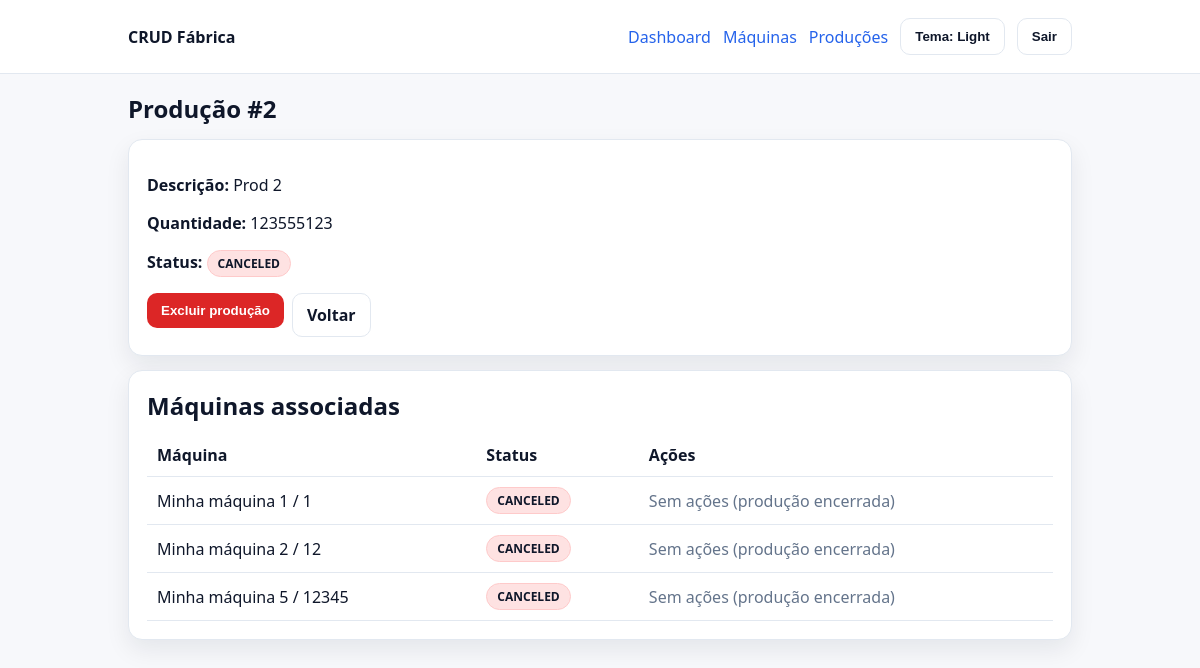
/productions/2/ (signed in), run on the app's committed database.
### factory/models.py (models this page shows, shortened)
class Production(BaseModel):
	description = models.CharField(max_length=255)
	quantity = models.PositiveIntegerField()
	user = models.ForeignKey(
		settings.AUTH_USER_MODEL,
		on_delete=models.PROTECT,
		related_name='productions',
		db_column='user_id',
	)
	status = models.CharField(max_length=16, choices=ProductionStatus.choices, default=ProductionStatus.STANDBY)
	machines = models.ManyToManyField(Machine, through='ProductionMachine', related_name='productions')
	started_at = models.DateTimeField(null=True, blank=True)
	finished_at = models.DateTimeField(null=True, blank=True)
	canceled_at = models.DateTimeField(null=True, blank=True)
	class Meta:
		ordering = ('-id',)
	def can_finish(self) -> bool:
		forbidden = {ProductionMachineStatus.STANDBY, ProductionMachineStatus.ONGOING}
		return not self.machines.through.objects.filter(
			production=self,
			status__in=forbidden,
		).exists()

class ProductionMachine(BaseModel):
	production = models.ForeignKey(
		Production,
		on_delete=models.CASCADE,
		related_name='production_machines',
		db_column='production_id',
	)
	machine = models.ForeignKey(
		Machine,
		on_delete=models.PROTECT,
		related_name='production_machines',
		db_column='machine_id',
	)
	status = models.CharField(max_length=16, choices=ProductionMachineStatus.choices, default=ProductionMachineStatus.STANDBY)
	started_at = models.DateTimeField(null=True, blank=True)
	finished_at = models.DateTimeField(null=True, blank=True)
	canceled_at = models.DateTimeField(null=True, blank=True)
	working_time = models.PositiveIntegerField(default=0)
	class Meta:
		ordering = ('id',)
		constraints = [
			models.UniqueConstraint(fields=['production', 'machine'], name='uniq_production_machine'),
		]

class Machine(BaseModel):
	model = models.CharField(max_length=255)
	serialnumber = models.CharField(max_length=255, unique=True)
	owner = models.ForeignKey(
		settings.AUTH_USER_MODEL,
		on_delete=models.PROTECT,
		related_name='machines',
		db_column='owner_user_id',
	)
	class Meta:
		ordering = ('-id',)

### factory/views.py (the view)
# urls.py: path('productions/<int:production_id>/', views.production_detail, name='production_detail'),
@login_required
def production_detail(request, production_id: int):
	production = get_object_or_404(Production, id=production_id, user=request.user)
	pms = ProductionMachine.objects.filter(production=production).select_related('machine').order_by('id')
	return render(
		request,
		'factory/production_detail.html',
		{
			'production': production,
			'pms': pms,
			'can_finish': production.can_finish(),
		},
	)

### core/common/models.py (called while the page is built)
    def get_queryset(self):
        return SoftDeleteQuerySet(self.model, using=self._db).filter(deleted_at__isnull=True)

### templates/factory/production_detail.html (shortened to what this page needs)
{% extends 'base.html' %}
{% block content %}
  <h1>Produção #{{ production.id }}</h1>
  <div class="card">
    <p><strong>Descrição:</strong> {{ production.description }}</p>
    <p><strong>Quantidade:</strong> {{ production.quantity }}</p>
    <p><strong>Status:</strong> <span class="badge badge--{{ production.status }}">{{ production.status }}</span></p>
    <div class="actions" style="margin-top: 10px;">
      {% if production.status == 'FINISHED' or production.status == 'CANCELED' %}
        <form method="post" action="{% url 'production_delete' production_id=production.id %}">
          <button class="btn btn--danger" data-confirm="Excluir (soft delete) esta produção?" type="submit">Excluir produção</button>
        </form>
      {% endif %}
      <a class="btn btn--ghost" href="{% url 'production_list' %}">Voltar</a>
    </div>
  </div>
  <div class="card" style="margin-top: 14px;">
    <h2 style="margin: 0 0 10px 0;">Máquinas associadas</h2>
    <table class="table">
      <thead>
        <tr>
          <th>Máquina</th>
          <th>Status</th>
          <th>Ações</th>
        </tr>
      </thead>
      <tbody>
        {% for pm in pms %}
          <tr>
            <td>{{ pm.machine.model }} / {{ pm.machine.serialnumber }}</td>
            <td><span class="badge badge--{{ pm.status }}">{{ pm.status }}</span></td>
            <td>
              <div class="actions">
                {% if production.status != 'FINISHED' and production.status != 'CANCELED' %}
                  <form method="post" action="{% url 'production_machine_finish' production_id=production.id pm_id=pm.id %}">
                    {% csrf_token %}
                    <button class="btn btn--success" data-confirm="Marcar esta máquina como FINISHED?" type="submit">Finalizar máquina</button>
                  </form>
                  <form method="post" action="{% url 'production_machine_cancel' production_id=production.id pm_id=pm.id %}">
                    {% csrf_token %}
                    <button class="btn btn--danger" data-confirm="Cancelar execução apenas desta máquina?" type="submit">Cancelar máquina</button>
                  </form>
                {% else %}
                  <span class="muted">Sem ações (produção encerrada)</span>
                {% endif %}
              </div>
            </td>
          </tr>
        {% endfor %}
      </tbody>
    </table>
  </div>
{% endblock %}

### static/app.css (style rules this page uses)
:root { --bg: #f7f8fb; --surface: #ffffff; --text: #0f172a; --muted: #64748b; --border: #e2e8f0; --primary: #2563eb; --danger: #dc2626; --danger-hover: #b91c1c; --success: #16a34a; --success-hover: #15803d; --shadow: 0 10px 25px rgba(15, 23, 42, 0.08); }
* { box-sizing: border-box; }
body { margin: 0; font-family: ui-sans-serif, system-ui, -apple-system, Segoe UI, Roboto, Helvetica, Arial; background: var(--bg); color: var(--text); }
a { color: var(--primary); text-decoration: none; }
.card { background: var(--surface); border: 1px solid var(--border); border-radius: 14px; padding: 18px; box-shadow: var(--shadow); }
h1 { margin: 0 0 14px 0; font-size: 24px; }
.btn { background: var(--primary); color: #fff; border: 0; padding: 10px 14px; border-radius: 10px; font-weight: 700; cursor: pointer; }
.btn--ghost { background: transparent; color: var(--text); border: 1px solid var(--border); }
.btn--danger { background: var(--danger); }
.muted { color: var(--muted); }
.table { width: 100%; border-collapse: collapse; margin-top: 12px; }
.table th, .table td { text-align: left; padding: 10px; border-bottom: 1px solid var(--border); }
.badge { display: inline-block; padding: 4px 10px; border-radius: 999px; font-weight: 800; font-size: 12px; border: 1px solid var(--border); background: #fff; }
.badge--CANCELED { background: #fee2e2; border-color: #fecaca; }
.actions { display: flex; gap: 8px; flex-wrap: wrap; }

### data on the page
Production: id "2", description "Prod 2", quantity "123555123", status "CANCELED"
ProductionMachine: machine.model "Minha máquina 1", machine.serialnumber "1", status "CANCELED"
ProductionMachine: machine.model "Minha máquina 2", machine.serialnumber "12", status "CANCELED"
ProductionMachine: machine.model "Minha máquina 5", machine.serialnumber "12345", status "CANCELED"
